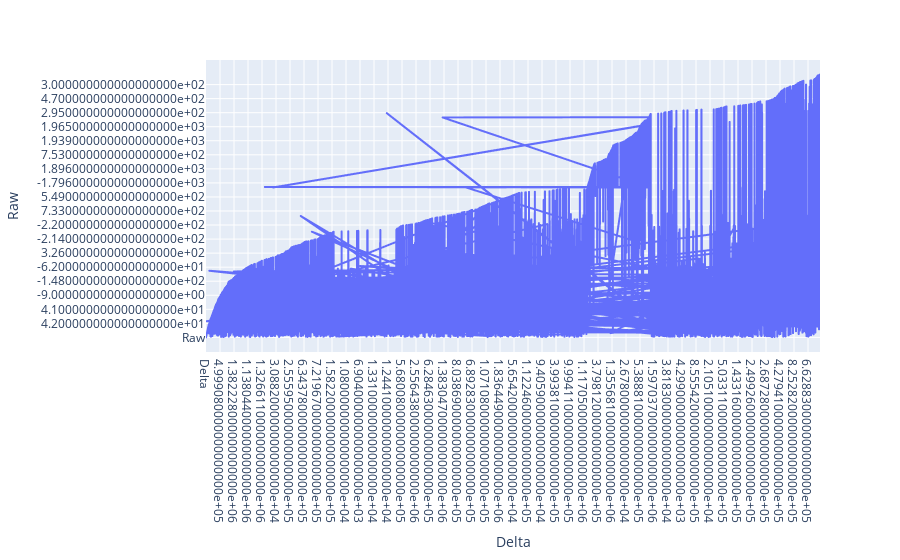

Write notebook code for a chart like this one.
### Code cell
import pandas as pd
from datetime import datetime
import csv
import matplotlib.pyplot as plt
import matplotlib.dates as mdates
import plotly.express as px

headers = ["SubjectID", "VideoID", "Attention", "Mediation", "Raw", "Delta", "Theta", "Alpha1", "Alpha2", "Beta1", "Beta2", "Gamma1", "Gamma2", "predefinedlabel", "user-definedlabeln"]
print(headers)
df = pd.read_csv("data\epileptic-eeg.csv",names=headers)

fig = px.line(df, x = "Delta", y = "Raw")
fig.show()

print('Hello')

### Figure 1 — Plotly figure (JSON) as saved in the notebook; plotly's stock layout.template omitted (floating-point values rounded to 4 significant figures; data arrays with more than 128 entries replaced by an {"elided": "..."} marker saying what was removed)
{"data": [{"hovertemplate": "Delta=%{x}<br>Raw=%{y}<extra></extra>", "legendgroup": "", "line": {"color": "#636efa", "dash": "solid"}, "mode": "lines", "name": "", "showlegend": false, "type": "scattergl", "x": {"elided": "12812 str values"}, "xaxis": "x", "y": {"elided": "12812 str values"}, "yaxis": "y"}], "layout": {"legend": {"tracegroupgap": 0}, "margin": {"t": 60}, "xaxis": {"anchor": "y", "domain": [0, 1], "title": {"text": "Delta"}}, "yaxis": {"anchor": "x", "domain": [0, 1], "title": {"text": "Raw"}}}}
